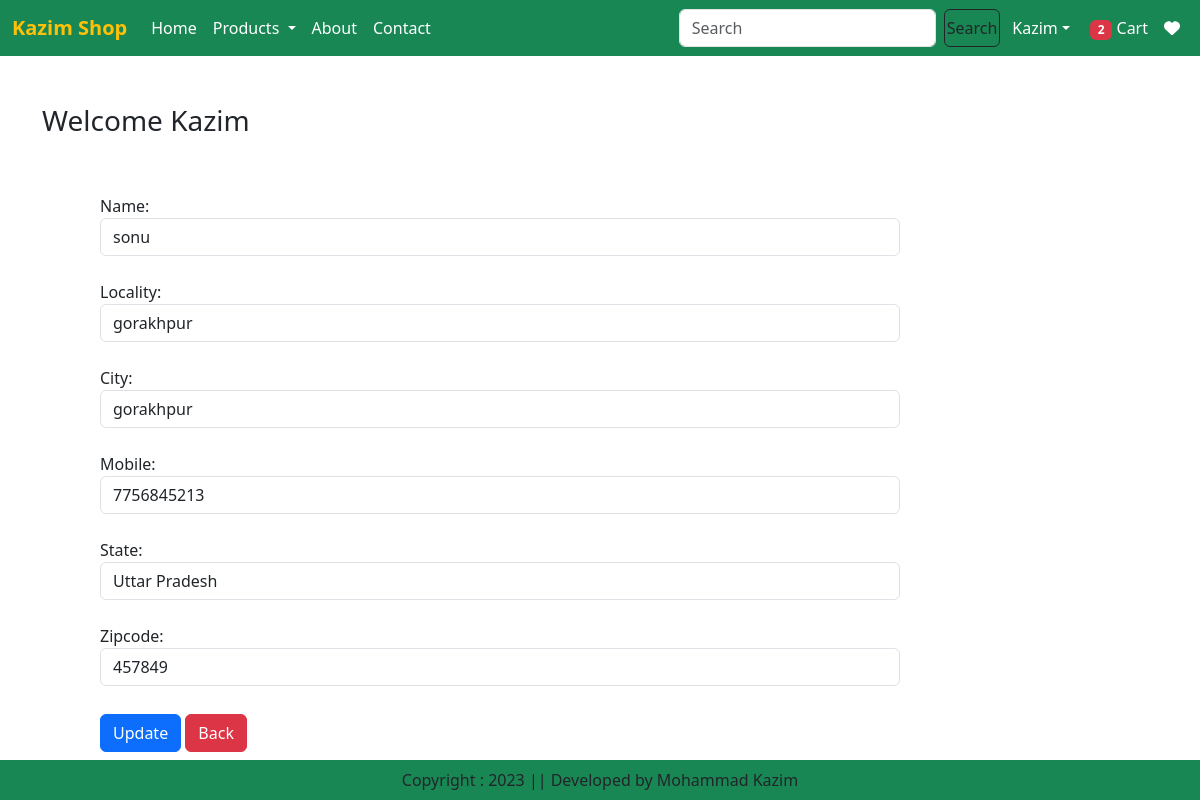
/updateAddress/6 (signed in), run on the app's committed database.
### Eapp/models.py (models this page shows, shortened)
class Customer(models.Model):
    user = models.ForeignKey(User,on_delete=models.CASCADE)
    name = models.CharField(max_length=200)
    locality = models.CharField(max_length=200)
    city = models.CharField(max_length=200)
    mobile = models.IntegerField(default=0)
    zipcode = models.IntegerField()
    state = models.CharField(choices=STATE_CHOICES,max_length=100)

### Eapp/views.py (the view, shortened to what this page needs)
# urls.py: path('updateAddress/<int:pk>',views.updateAddress.as_view(),name='updateAddress'),
@method_decorator(login_required,name='dispatch')
class updateAddress(View):
    def get(self,request,pk):
        add = Customer.objects.get(pk=pk)
        form =CustomerProfileForm(instance=add)
        totalitem = 0
        wishitem = 0
        if request.user.is_authenticated:
            totalitem = len(Cart.objects.filter(user=request.user))
            wishitem = len(Wishlist.objects.filter(user=request.user))
        return render(request,'updateAddress.html',locals())

### Eapp/forms.py
class CustomerProfileForm(forms.ModelForm):
   class Meta:
        model = Customer
        fields=['name', 'locality','city','mobile','state','zipcode']
        widgets={
            'name':forms.TextInput(attrs={'class':'form-control'}),
            'locality':forms.TextInput(attrs={'class':'form-control'}),
            'city':forms.TextInput(attrs={'class':'form-control'}),
            'mobile':forms.NumberInput(attrs={'class':'form-control'}),
            'state':forms.Select(attrs={'class':'form-control'}),
            'zipcode':forms.NumberInput(attrs={'class':'form-control'}),
        }

### template/updateAddress.html (shortened to what this page needs)
{% extends "base.html" %}
{% load static %}
{% block main-content %}
<div class="container my-5">
    <div class="row">
        <h3>Welcome <span class="text-capitalize">{{request.user}}</span></h3>
    </div>
</div>
<div class="col-sm-8 offset-sm-1">
    <form action="" method="post">
        {% for fm in form %}
        {{fm.label_tag}} {{fm}}
       <small class="text-danger">{{fm.errors|striptags}}</small><br>
       {% endfor %}
       <div class="col-12 mt-1">
        <button type="submit" class="btn btn-primary">Update</button>
        <a href="{% url 'address' %}" type="button" class="btn btn-danger">Back</a>
    </div>
    <br><br>
    </form>
{% endblock main-content %}

### data on the page
Customer: form "sonu" "gorakhpur" "gorakhpur" "7756845213" "Uttar Pradesh" "457849"

### other printed values
{{ totalitem }} "2"
{{ request.user }} "Kazim"
{{ fm.label_tag }} "Name:" "Locality:" "City:" "Mobile:" "State:" "Zipcode:"
